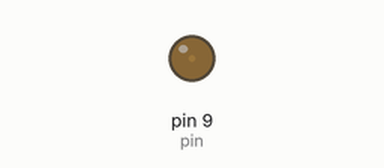
Simulated run of this sketch. Board: Arduino Uno, built with avr-gcc and run on an emulated ATmega328P. Parts: output pins drawn as LEDs (lit = HIGH).

Above: at 0.05 s.
At 0.5 s:
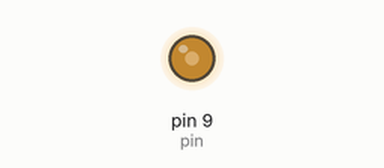
At 0.9 s:
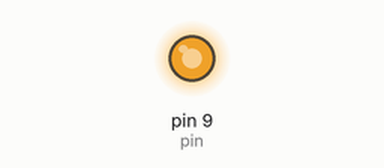
At 1.8 s:
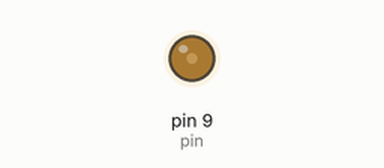
Timing chart, 0 to 4.8 s (numbered marks = the images above):
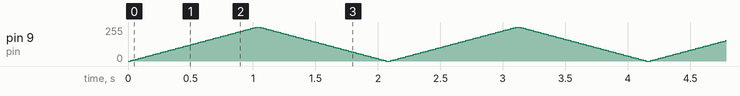

The sketch:

fadeAj.ino
```cpp
int pin=9;
void setup() {
  // put your setup code here, to run once:
  pinMode(pin,OUTPUT);
}

void loop() {
  // put your main code here, to run repeatedly:
  int i;
  for(i=0;i<=255;i+=5)
    {analogWrite(pin,i);
     delay(20);}
  for(i=255;i>=0;i-=5)
    {analogWrite(pin,i);
     delay(20);}
}
```
